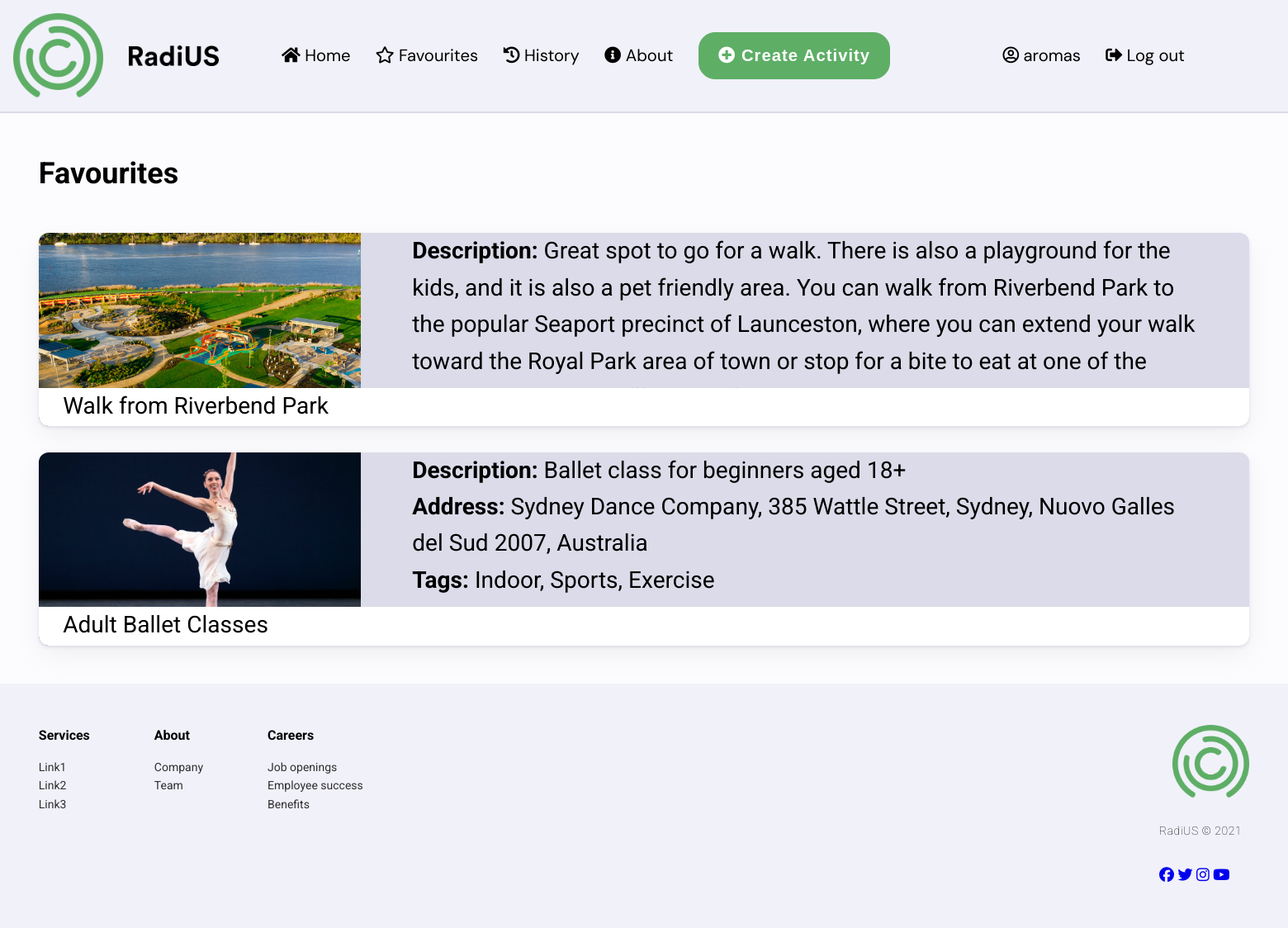
The page /favourites (signed in) on the database its author committed.
### radius/models.py (models this page shows, shortened)
class Activity(models.Model):
    name = models.CharField(max_length=200, help_text='Activity Name')
    description = models.TextField(help_text='Activity Description')
    address = models.CharField(max_length=200, help_text='Activity Address')
    tags = models.ManyToManyField(ActivityTags, help_text='Select Tags')
    id = models.UUIDField(primary_key=True, default=uuid.uuid4,
                          help_text='Activity Key')
    datetime = models.DateTimeField(default=datetime.datetime.now())
    longitude = models.FloatField(default=151.7420)
    latitude = models.FloatField(default=-33.871846)
    image = models.ImageField(upload_to='images/', default='noimage.jpg')

class ActivityTags(models.Model):
    name = models.CharField(max_length=200, help_text='Enter a Tag (e.g. Community')
    def __str__(self):
        return self.name

### radius/views.py (the view)
# urls.py: path('favourites', views.favourites, name='favourites'),
def favourites(request):
    activities = request.user.profile.favourites.all()
    return render(request, 'favourites.html', {'activities' :activities})

### radius/templates/favourites.html
{% extends 'base.html' %}
{% load static %}
{% block content %}
{% include 'partials/navbar.html' %}
<main>
    <h1>Favourites</h1>
{% include 'partials/activitycard-ext.html' %}
</main>
{% include 'partials/footer.html' %}
{% endblock %}

### radius/templates/partials/navbar.html (shortened to what this page needs)
{% load static %}
<header>
	<nav>
		<img src="{% static 'img/logo_icon.png' %}" class="logo" alt="RadiUS logo">
		<img src="{% static 'img/wordmark.png' %}" class="logo" alt="RadiUS logo">
		<ul>
		  	<li><a href="/"><i class="fas fa-home"></i> Home</a></li>
		  	<li><a href="/favourites"><i class="far fa-star"></i> Favourites</a></li>
		  	<li><a href="/history"><i class="fas fa-history"></i> History</a></li>
			<li><a href="/about"><i class="fas fa-info-circle"></i> About</a></li>
			<li><a><button onclick="createActivity()"><i class="fas fa-plus-circle"></i> Create Activity</button></a></li>
		</ul>
		{% if request.user.is_authenticated %}
		<ul>
			<li><a href="../registration/user-profile.html"><i class="far fa-user-circle"></i> {{ request.user.username }}</a></li>
			<li><a href="#" onclick="logout()"><i class="fas fa-sign-out-alt"></i> Log out</a></li>
		</ul>
		{% else %}
		<ul>
			<li><a href="#" onclick="login()"><i class="fas fa-sign-out-alt"></i> Log In</a></li>
		</ul>
		{% endif %}
		</div>

### radius/templates/partials/activitycard-ext.html
{% load static %}
{% if activities %}
        <div class="fav_activityList">
                {% for activity in activities %}
                        <div class="fav_activity_container" onclick="goToActivity('{{ activity.id }}')">
                                <div class="fav_img"><img src="/media/{{ activity.image }}" alt="{{ activity.name }}" width="300"></div>
                                <div class="fav_description">
                                        <b>Description: </b>{{ activity.description }}<br>
                                        <b>Address: </b>{{ activity.address }}<br>
                                        <b>Tags: </b>{{ activity.tags.all|join:", " }}<br>
                                </div>
                                <div class="fav_activity_title">{{ activity.name }}</div>
                        </div>
                {% endfor %}
{% endif %}
        </div>

### radiusproject/static/css/style.css (style rules this page uses)
*, *::before, *::after { box-sizing: border-box; }
:root { --clr-darkGreen: #5EAE66; --clr-lightGreen: #AFDEB4; --clr-green2:#C5ED97; --clr-lightGreen2:#E9FFD0; --clr-text: #000; --clr-grey1: #DBDBE9; --clr-grey2:#F1F1FA; --clr-grey3:#FCFCFF; }
body { background-color: var(--clr-grey3); overflow-x: hidden; color: var(--clr-text); font-family: 'Roboto', sans-serif; font-weight: 400; line-height: 1.58; font-size: 14px; padding: 5px, 5px, 5px; min-height:calc(100vh - 2 * 12px); }
html { min-height:100vh; }
h1 { font-weight: bold; margin: 0; }
.logo { width:7%; height:7%; margin: 1%; }
nav { display:flex; flex-direction: row; background-color: var(--clr-grey2); justify-content:left; align-items: center; font-family: 'DM Sans', sans-serif; box-shadow: 1px 1px 1px 1px var(--clr-grey1); font-size:1.3vw; }
nav ul { margin-left: 0.5%; margin-top: 0%; margin-bottom: 0%; list-style-type: none; width:100%; }
nav ul:nth-of-type(2) { margin-right: -30%; }
nav ul>li { display:inline-block; padding:1.5%; padding-top: 4%; padding-bottom:4%; margin-top: 0%; margin-bottom: 0%; }
nav ul>li a { color: var(--clr-text); text-decoration: initial; }
.fav_activityList { display:flex; flex-direction: column; flex-wrap: wrap; justify-content: flex-start; align-items: stretch; align-content: stretch; gap: 2vw; margin-top:3%; }
.fav_activity_container { position: relative; width: 100%; height: 15vw; border-radius: 12px; box-shadow: 0px 2px 4px rgba(28, 5, 77, 0.1), 0px 12px 32px rgba(0, 0, 0, 0.05); background:var(--clr-grey1); font-size:1.8vw; cursor: pointer; display:flex; flex-direction: row; gap:4vw; padding-right: 4%; }
.fav_activity_title { position: absolute; bottom: 0; width: 100%; height: 3vw; background: white; text-align: left; justify-self: center; padding-left: 2%; border-bottom-left-radius: 12px; border-bottom-right-radius: 12px; }
.fav_img img { height: 15vw; width: 25vw; border-bottom-left-radius: 12px; border-bottom-right-radius: 12px; object-fit: cover; }
* { box-sizing: border-box; }
button { border-radius: 20px; border: 1px solid var(--clr-darkGreen); background-color: var(--clr-darkGreen); color: #FFFFFF; font-size: 12px; font-weight: bold; padding: 12px 45px; letter-spacing: 1px; text-transform: uppercase; cursor:pointer; }
nav ul>li button { text-transform:none; font-size: 1.2vw; font-weight:600; padding: 1vw 1.5vw; }
.fav_activity_container { overflow-y: hidden; }
@media (min-width: 641px) { body { overflow-x: hidden; margin:0px; font-size:16px; } }
@media (min-width: 641px) { main { margin: 3vw; } }
@media (min-width: 641px) { header { grid-column: 1/6; } }
@media (min-width: 641px) { main { grid-column: 2/5; } }
@media (min-width: 1008px) { body { font-size:18px; } }
@media (min-width: 1008px) { nav { font-size:1.3vw; } }
@media (min-width: 1008px) { nav ul>li button { font-size:1.3vw; } }

### rows shown on the page
Activity: image (picture), description "Great spot to go for a walk. There is also a playground for the kids, and it is also a pet friendly area. You can walk from Riverbend Park to the popular Seaport precinct of Launceston, where you can extend your walk toward the Royal Park area of town or stop for a bite to eat at one of the…", name "Walk from Riverbend Park"
Activity: image (picture), description "Ballet class for beginners aged 18+", address "Sydney Dance Company, 385 Wattle Street, Sydney, Nuovo Galles del Sud 2007, Australia", tags.all "Indoor, Sports, Exercise", name "Adult Ballet Classes"

### other values the page prints
{{ request.user.username }} "aromas"
